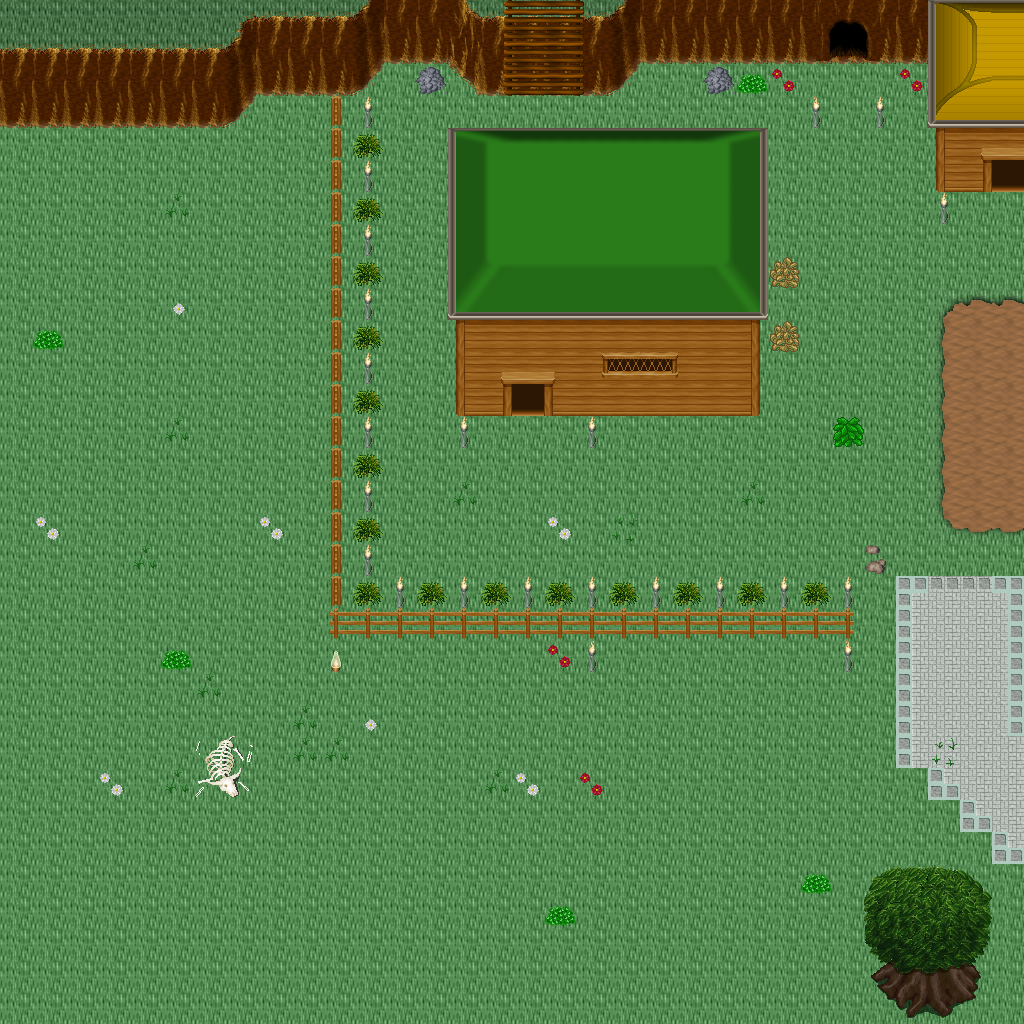

This is a level from a 2D game, rendered from its Tiled map with the project's own tilesets. A one-line summary and the map file follow, with tile-layer data summarised:
An orthogonal 32x32 tile map with 32x32 px tiles, 5 tile layers (Ground, Objects, Objects2, Above, ...), 1 hidden layer not drawn, 48 tilesets.

<map version="1.10" tiledversion="1.11.0" orientation="orthogonal" renderorder="right-down" width="32" height="32" tilewidth="32" tileheight="32" infinite="0" nextlayerid="11" nextobjectid="1">
 <tileset firstgid="1" name="ground_ground" tilewidth="32" tileheight="32" tilecount="33" columns="3">
  <image source="../drawable/ground_ground.png" width="96" height="352" />
 </tileset>
 <tileset firstgid="34" name="ground_ground_2" tilewidth="32" tileheight="32" tilecount="4" columns="4">
  <image source="../drawable/ground_ground_2.png" width="128" height="32" />
 </tileset>
 <tileset firstgid="38" name="ground_ridge_earth_dark" tilewidth="32" tileheight="32" tilecount="96" columns="12">
  <image source="../drawable/ground_ridge_earth_dark.png" width="384" height="256" />
 </tileset>
 <tileset firstgid="134" name="plant_grasses" tilewidth="32" tileheight="32" tilecount="6" columns="3">
  <image source="../drawable/plant_grasses.png" width="96" height="64" />
 </tileset>
 <tileset firstgid="140" name="plant_bush_bushes" tilewidth="32" tileheight="32" tilecount="10" columns="5">
  <image source="../drawable/plant_bush_bushes.png" width="160" height="64" />
 </tileset>
 <tileset firstgid="150" name="plant_flower_daisy_white" tilewidth="32" tileheight="32" tilecount="8" columns="2">
  <image source="../drawable/plant_flower_daisy_white.png" width="64" height="128" />
 </tileset>
 <tileset firstgid="158" name="building_fence_fence_chunky" tilewidth="32" tileheight="32" tilecount="21" columns="3">
  <image source="../drawable/building_fence_fence_chunky.png" width="96" height="224" />
 </tileset>
 <tileset firstgid="179" name="ground_rock_rocks_2" tilewidth="32" tileheight="32" tilecount="4" columns="2">
  <image source="../drawable/ground_rock_rocks_2.png" width="64" height="64" />
 </tileset>
 <tileset firstgid="183" name="building_roof_green" tilewidth="32" tileheight="32" tilecount="20" columns="5">
  <image source="../drawable/building_roof_green.png" width="160" height="128" />
 </tileset>
 <tileset firstgid="203" name="building_wall_wall_brown" tilewidth="32" tileheight="32" tilecount="12" columns="3">
  <image source="../drawable/building_wall_wall_brown.png" width="96" height="128" />
 </tileset>
 <tileset firstgid="215" name="plant_flower_daisy_red" tilewidth="32" tileheight="32" tilecount="8" columns="2">
  <image source="../drawable/plant_flower_daisy_red.png" width="64" height="128" />
 </tileset>
 <tileset firstgid="223" name="item_corpse_huge_animal" tilewidth="32" tileheight="32" tilecount="16" columns="2">
  <image source="../drawable/item_corpse_huge_animal.png" width="64" height="256" />
 </tileset>
 <tileset firstgid="239" name="plant_stump_rectangular" tilewidth="32" tileheight="32" tilecount="4" columns="2">
  <image source="../drawable/plant_stump_rectangular.png" width="64" height="64" />
 </tileset>
 <tileset firstgid="243" name="ground_rock_pebbles" tilewidth="32" tileheight="32" tilecount="3" columns="1">
  <image source="../drawable/ground_rock_pebbles.png" width="32" height="96" />
 </tileset>
 <tileset firstgid="246" name="plant_tree_tree_green" tilewidth="32" tileheight="32" tilecount="88" columns="8">
  <image source="../drawable/plant_tree_tree_green.png" width="256" height="352" />
 </tileset>
 <tileset firstgid="334" name="item_pot_dark_barrel" tilewidth="32" tileheight="32" tilecount="2" columns="1">
  <image source="../drawable/item_pot_dark_barrel.png" width="32" height="64" />
 </tileset>
 <tileset firstgid="336" name="plant_leaves" tilewidth="32" tileheight="32" tilecount="8" columns="4">
  <image source="../drawable/plant_leaves.png" width="128" height="64" />
 </tileset>
 <tileset firstgid="344" name="item_statue_cross" tilewidth="32" tileheight="32" tilecount="1" columns="1">
  <image source="../drawable/item_statue_cross.png" width="32" height="32" />
 </tileset>
 <tileset firstgid="345" name="ground_ladder_vertical_dark" tilewidth="32" tileheight="32" tilecount="3" columns="3">
  <image source="../drawable/ground_ladder_vertical_dark.png" width="96" height="32" />
 </tileset>
 <tileset firstgid="348" name="furniture_light_dark_torch" tilewidth="32" tileheight="32" tilecount="8" columns="2">
  <image source="../drawable/furniture_light_dark_torch.png" width="64" height="128" />
 </tileset>
 <tileset firstgid="356" name="building_door_door_n" tilewidth="32" tileheight="32" tilecount="6" columns="3">
  <image source="../drawable/building_door_door_n.png" width="96" height="64" />
 </tileset>
 <tileset firstgid="362" name="building_window_window_long" tilewidth="32" tileheight="32" tilecount="3" columns="3">
  <image source="../drawable/building_window_window_long.png" width="96" height="32" />
 </tileset>
 <tileset firstgid="365" name="building_roof_yellow" tilewidth="32" tileheight="32" tilecount="20" columns="5">
  <image source="../drawable/building_roof_yellow.png" width="160" height="128" />
 </tileset>
 <tileset firstgid="385" name="plant_vine" tilewidth="32" tileheight="32" tilecount="3" columns="1">
  <image source="../drawable/plant_vine.png" width="32" height="96" />
 </tileset>
 <tileset firstgid="388" name="logic_portal" tilewidth="32" tileheight="32" tilecount="24" columns="8">
  <image source="../drawable/logic_portal.png" width="256" height="96" />
 </tileset>
 <tileset firstgid="412" name="logic_collision" tilewidth="32" tileheight="32" tilecount="1" columns="1">
  <image source="../drawable/logic_collision.png" width="32" height="32" />
 </tileset>
 <tileset firstgid="413" name="logic_protection" tilewidth="32" tileheight="32" tilecount="2" columns="2">
  <image source="../drawable/logic_protection.png" width="64" height="32" />
 </tileset>
 <tileset firstgid="415" name="ground_green_paving" tilewidth="32" tileheight="32" tilecount="18" columns="3">
  <image source="../drawable/ground_green_paving.png" width="96" height="192" />
 </tileset>
 <tileset firstgid="433" name="ground_grass_2" tilewidth="32" tileheight="32" tilecount="21" columns="3">
  <image source="../drawable/ground_grass_2.png" width="96" height="224" />
 </tileset>
 <tileset firstgid="454" name="ground_earth_edges" tilewidth="32" tileheight="32" tilecount="18" columns="6">
  <image source="../drawable/ground_earth_edges.png" width="192" height="96" />
 </tileset>
 <tileset firstgid="472" name="ground_grass_corners" tilewidth="32" tileheight="32" tilecount="24" columns="6">
  <image source="../drawable/ground_grass_corners.png" width="192" height="128" />
 </tileset>
 <tileset firstgid="496" name="ground_earth_edges_yellowgreen" tilewidth="32" tileheight="32" tilecount="15" columns="5">
  <image source="../drawable/ground_earth_edges_yellowgreen.png" width="160" height="96" />
 </tileset>
 <tileset firstgid="511" name="ground_water_pool" tilewidth="32" tileheight="32" tilecount="72" columns="3">
  <image source="../drawable/ground_water_pool.png" width="96" height="768" />
 </tileset>
 <tileset firstgid="583" name="building_house_pink_blue" tilewidth="32" tileheight="32" tilecount="99" columns="11">
  <image source="../drawable/building_house_pink_blue.png" width="352" height="288" />
 </tileset>
 <tileset firstgid="682" name="plant_flower_foxgloves" tilewidth="32" tileheight="32" tilecount="4" columns="2">
  <image source="../drawable/plant_flower_foxgloves.png" width="64" height="64" />
 </tileset>
 <tileset firstgid="686" name="plant_tree_evergreen" tilewidth="32" tileheight="32" tilecount="36" columns="3">
  <image source="../drawable/plant_tree_evergreen.png" width="96" height="384" />
 </tileset>
 <tileset firstgid="722" name="plant_tree_spruce" tilewidth="32" tileheight="32" tilecount="6" columns="2">
  <image source="../drawable/plant_tree_spruce.png" width="64" height="96" />
 </tileset>
 <tileset firstgid="728" name="plant_bush_large_green" tilewidth="32" tileheight="32" tilecount="9" columns="3">
  <image source="../drawable/plant_bush_large_green.png" width="96" height="96" />
 </tileset>
 <tileset firstgid="737" name="plant_stump_hollow_logs" tilewidth="32" tileheight="32" tilecount="6" columns="3">
  <image source="../drawable/plant_stump_hollow_logs.png" width="96" height="64" />
 </tileset>
 <tileset firstgid="743" name="plant_stump_small_stump" tilewidth="32" tileheight="32" tilecount="4" columns="2">
  <image source="../drawable/plant_stump_small_stump.png" width="64" height="64" />
 </tileset>
 <tileset firstgid="747" name="plant_bush_bush_pinks" tilewidth="32" tileheight="32" tilecount="4" columns="2">
  <image source="../drawable/plant_bush_bush_pinks.png" width="64" height="64" />
 </tileset>
 <tileset firstgid="751" name="building_outhouse" tilewidth="32" tileheight="32" tilecount="12" columns="3">
  <image source="../drawable/building_outhouse.png" width="96" height="128" />
 </tileset>
 <tileset firstgid="763" name="item_pot_wooden_bins" tilewidth="32" tileheight="32" tilecount="4" columns="2">
  <image source="../drawable/item_pot_wooden_bins.png" width="64" height="64" />
 </tileset>
 <tileset firstgid="767" name="ground_dry_grass" tilewidth="32" tileheight="32" tilecount="54" columns="9">
  <image source="../drawable/ground_dry_grass.png" width="288" height="192" />
 </tileset>
 <tileset firstgid="821" name="ground_grass_edges" tilewidth="32" tileheight="32" tilecount="36" columns="12">
  <image source="../drawable/ground_grass_edges.png" width="384" height="96" />
 </tileset>
 <tileset firstgid="857" name="light_light_1x1" tilewidth="32" tileheight="32" tilecount="3" columns="3">
  <image source="../drawable/light_light_1x1.png" width="96" height="32" />
 </tileset>
 <tileset firstgid="860" name="building_huts" tilewidth="32" tileheight="32" tilecount="338" columns="26">
  <image source="../drawable/building_huts.png" width="832" height="416" />
 </tileset>
 <tileset firstgid="1198" name="light_door_light" tilewidth="32" tileheight="32" tilecount="12" columns="3">
  <image source="../drawable/light_door_light.png" width="96" height="128" />
 </tileset>
 <layer id="1" name="Ground" width="32" height="32">
  <data>[1024 cells, 1024 non-empty, 6 distinct tile ids]</data>
 </layer>
 <layer id="2" name="Objects" width="32" height="32">
  <data>[1024 cells, 256 non-empty, 55 distinct tile ids]</data>
 </layer>
 <layer id="3" name="Objects2" width="32" height="32">
  <data>[1024 cells, 47 non-empty, 27 distinct tile ids]</data>
 </layer>
 <layer id="4" name="Above" width="32" height="32">
  <data>[1024 cells, 82 non-empty, 42 distinct tile ids]</data>
 </layer>
 <layer id="5" name="Above2" width="32" height="32">
  <data>[1024 cells, 4 non-empty, 4 distinct tile ids]</data>
 </layer>
 <layer id="6" name="Walkable" width="32" height="32" visible="0">
  <data>[1024 cells, 232 non-empty, 1 distinct tile ids]</data>
 </layer>
 <objectgroup id="7" name="Mapevents" />
 <objectgroup id="8" name="Spawn" />
 <objectgroup id="9" name="Keys" />
 <objectgroup id="10" name="Replace" />
</map>
